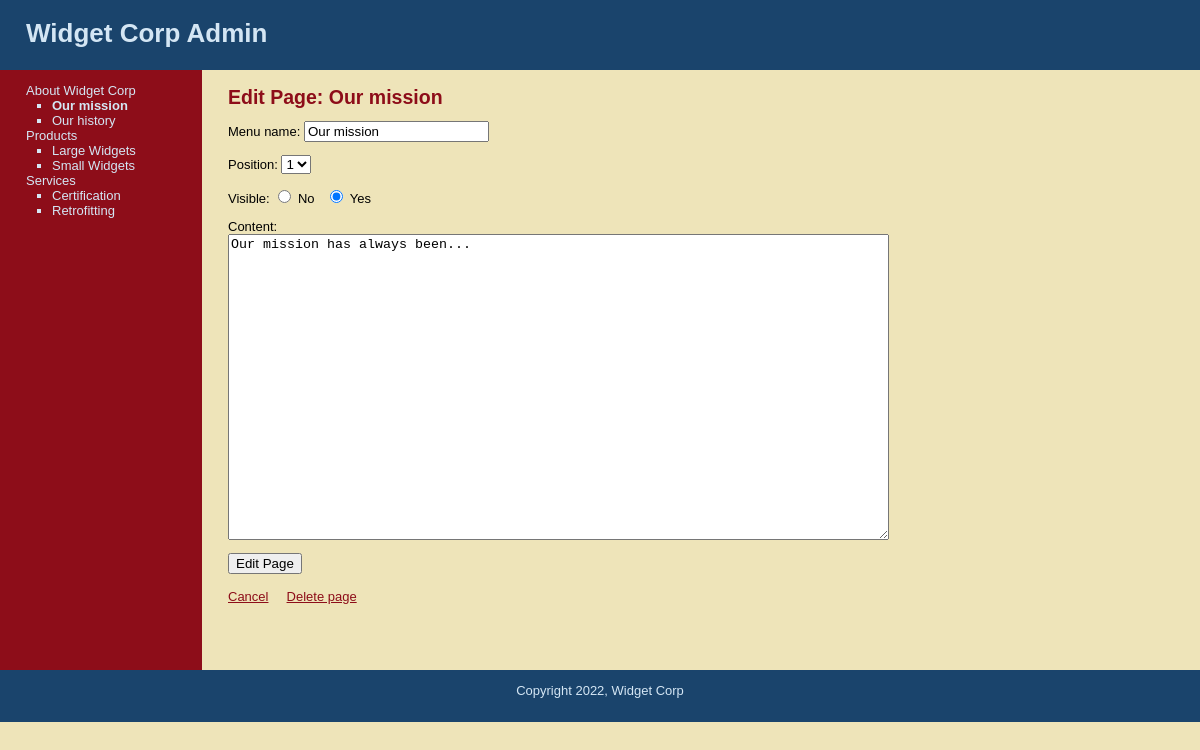
/edit_page.php?page=8 (signed in), run on the app's committed database.
### tables this page shows
CREATE TABLE `subjects` (
  `id` int(11) NOT NULL,
  `menu_name` varchar(30) NOT NULL,
  `position` int(3) NOT NULL,
  `visible` tinyint(1) NOT NULL
);

CREATE TABLE `pages` (
  `id` int(11) NOT NULL,
  `subject_id` int(11) NOT NULL,
  `menu_name` varchar(30) NOT NULL,
  `position` int(3) NOT NULL,
  `visible` tinyint(1) NOT NULL,
  `content` text DEFAULT NULL
);

### public/edit_page.php (the view, shortened to what this page needs)
<?php require_once("../includes/db_connection.php"); ?>
<?php require_once("../includes/functions.php"); ?>
<?php find_selected_page(); ?>
<?php include("../includes/layouts/header.php"); ?>
<div id="main">
  <div id="navigation">
    <?php echo navigation($current_subject, $current_page); ?>
  </div>
  <div id="page">
    <h2>Edit Page: <?php echo htmlentities($current_page["menu_name"]); ?></h2>
    <form action="edit_page.php?page=<?php echo urlencode($current_page["id"]); ?>" method="post">
      <p>Menu name:
        <input type="text" name="menu_name" value="<?php echo htmlentities($current_page["menu_name"]); ?>" />
      </p>
      <p>Position:
        <select name="position">
        <?php
          $page_set = find_pages_for_subject($current_page["subject_id"], false);
          $page_count = mysqli_num_rows($page_set);
          for($count=1; $count <= $page_count; $count++) {
            echo "<option value=\"{$count}\"";
            if ($current_page["position"] == $count) {
              echo " selected";
            }
            echo ">{$count}</option>";
          }
        ?>
        </select>
      </p>
      <p>Visible:
        <input type="radio" name="visible" value="0" <?php if ($current_page["visible"] == 0) { echo "checked"; } ?> /> No
        &nbsp;
        <input type="radio" name="visible" value="1" <?php if ($current_page["visible"] == 1) { echo "checked"; } ?>/> Yes
      </p>
      <p>Content:<br />
        <textarea name="content" rows="20" cols="80"><?php echo htmlentities($current_page["content"]); ?></textarea>
      </p>
      <input type="submit" name="submit" value="Edit Page" />
    </form>
    <br />
    <a href="manage_content.php?page=<?php echo urlencode($current_page["id"]); ?>">Cancel</a>
    <a href="delete_page.php?page=<?php echo urlencode($current_page["id"]); ?>" onclick="return confirm('Are you sure?');">Delete page</a>
  </div>
</div>
<?php include("../includes/layouts/footer.php"); ?>

### includes/functions.php (shortened to what this page needs)
<?php require_once("../includes/db_connection.php"); ?>
<?php
	function find_all_subjects($public=true) {
		global $connection;
		$query  = "SELECT * ";
		$query .= "FROM subjects ";
		$query .= "ORDER BY position ASC";
		$subject_set = mysqli_query($connection, $query);
		return $subject_set;
	}
	function find_pages_for_subject($subject_id, $public=true) {
		global $connection;
		$safe_subject_id = mysqli_real_escape_string($connection, $subject_id);
		$query  = "SELECT * ";
		$query .= "FROM pages ";
		$query .= "WHERE subject_id = {$safe_subject_id} ";
		$query .= "ORDER BY position ASC";
		$page_set = mysqli_query($connection, $query);
		return $page_set;
	}
	function find_page_by_id($page_id, $public=true) {
		global $connection;
		$safe_page_id = mysqli_real_escape_string($connection, $page_id);
		$query  = "SELECT * ";
		$query .= "FROM pages ";
		$query .= "WHERE id = {$safe_page_id} ";
		$query .= "LIMIT 1";
		$page_set = mysqli_query($connection, $query);
		if($page = mysqli_fetch_assoc($page_set)) {
			return $page;
		} else {
			return null;
		}
	}
	function find_selected_page($public=false) {
		if (isset($_GET["subject"])) {
			$current_subject = find_subject_by_id($_GET["subject"], $public);
			if ($current_subject && $public) {
				$current_page = find_default_page_for_subject($current_subject["id"]);
			} else {
				$current_page = null;
			}
		} elseif (isset($_GET["page"])) {
			$current_subject = null;
			$current_page = find_page_by_id($_GET["page"], $public);
		} else {
			$current_subject = null;
			$current_page = null;
		}
	}
	function navigation($subject_array, $page_array) {
		$output = "<ul class=\"subjects\">";
		$subject_set = find_all_subjects(false);
		while($subject = mysqli_fetch_assoc($subject_set)) {
			$output .= "<li";
			$output .= ">";
			$output .= "<a href=\"manage_content.php?subject=";
			$output .= urlencode($subject["id"]);
			$output .= "\">";
			$output .= htmlentities($subject["menu_name"]);
			$output .= "</a>";
			$page_set = find_pages_for_subject($subject["id"], false);
			$output .= "<ul class=\"pages\">";
			while($page = mysqli_fetch_assoc($page_set)) {
				$output .= "<li";
				if ($page_array && $page["id"] == $page_array["id"]) {
					$output .= " class=\"selected\"";
				}
				$output .= ">";
				$output .= "<a href=\"manage_content.php?page=";
				$output .= urlencode($page["id"]);
				$output .= "\">";
				$output .= htmlentities($page["menu_name"]);
				$output .= "</a></li>";
			}
			$output .= "</ul></li>";
		}
		$output .= "</ul>";
		return $output;
	}
?>

### public/stylesheets/public.css (style rules this page uses)
html { height: 100%; width: 100%; }
body { width: 100%; height: 100%; margin: 0; padding: 0; border: 0; font-family: Verdana, Arial, Helvetica, sans-serif; font-size: 13px; line-height: 15px; background: #EEE4B9; }
a { color: #8D0D19; }
#main { height: 600px; width: 100%; margin: 0; padding: 0; background: #EEE4B9; }
#navigation { float: left; width: 150px; height: 100%; margin: 0; padding: 0 2em; color: #D4E6F4; background: #8D0D19; }
#navigation a { color: #D4E6F4; text-decoration: none; }
ul.subjects { margin: 1em 0; padding-left: 0; list-style: none; }
ul.pages { padding-left: 2em; list-style: square; font-weight: normal; }
.selected { font-weight: bold; }
#page { float: left; height: 100%; padding-left: 2em; vertical-align: top; background: #EEE4B9; }
#page h2 { color: #8D0D19; margin-top: 1em; }

### data on the page
subjects: value "About Widget Corp"
pages: value "Our mission", menu_name "Our mission", position "1", visible "☑", content "Our mission has always been..."
pages: value "Our history"
subjects: value "Products"
pages: value "Large Widgets"
pages: value "Small Widgets"
subjects: value "Services"
pages: value "Certification"
pages: value "Retrofitting"
